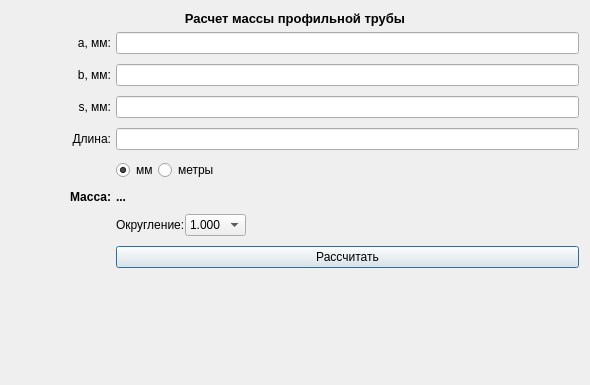
<?xml version="1.0" encoding="UTF-8"?>
<ui version="4.0">
 <class>Form</class>
 <widget class="QWidget" name="Form">
  <property name="geometry">
   <rect>
    <x>0</x>
    <y>0</y>
    <width>590</width>
    <height>385</height>
   </rect>
  </property>
  <property name="windowTitle">
   <string>Form</string>
  </property>
  <layout class="QGridLayout" name="gridLayout">
   <item row="2" column="1">
    <widget class="QLabel" name="Images">
     <property name="text">
      <string/>
     </property>
     <property name="pixmap">
      <pixmap>../../engineer_helper_appqt/data/images/profile_pipe.png</pixmap>
     </property>
    </widget>
   </item>
   <item row="2" column="2" rowspan="2">
    <layout class="QGridLayout" name="gridLayout_2">
     <property name="leftMargin">
      <number>0</number>
     </property>
     <property name="rightMargin">
      <number>0</number>
     </property>
     <property name="horizontalSpacing">
      <number>5</number>
     </property>
     <property name="verticalSpacing">
      <number>10</number>
     </property>
     <item row="6" column="1">
      <layout class="QHBoxLayout" name="horizontalLayout">
       <item>
        <widget class="QRadioButton" name="radio_millimeters">
         <property name="tabletTracking">
          <bool>false</bool>
         </property>
         <property name="text">
          <string>мм</string>
         </property>
         <property name="checkable">
          <bool>true</bool>
         </property>
         <property name="checked">
          <bool>true</bool>
         </property>
         <property name="autoRepeat">
          <bool>false</bool>
         </property>
        </widget>
       </item>
       <item>
        <widget class="QRadioButton" name="radio_meters">
         <property name="text">
          <string>метры</string>
         </property>
        </widget>
       </item>
       <item>
        <spacer name="horizontal_spacer">
         <property name="orientation">
          <enum>Qt::Horizontal</enum>
         </property>
         <property name="sizeHint" stdset="0">
          <size>
           <width>40</width>
           <height>20</height>
          </size>
         </property>
        </spacer>
       </item>
      </layout>
     </item>
     <item row="8" column="1">
      <layout class="QHBoxLayout" name="horizontalLayout_2">
       <item>
        <widget class="QLabel" name="label_6">
         <property name="text">
          <string>Округление:</string>
         </property>
        </widget>
       </item>
       <item>
        <widget class="QComboBox" name="selection_rounding">
         <item>
          <property name="text">
           <string>1.000</string>
          </property>
         </item>
         <item>
          <property name="text">
           <string>1.00</string>
          </property>
         </item>
         <item>
          <property name="text">
           <string>1.0</string>
          </property>
         </item>
         <item>
          <property name="text">
           <string>1</string>
          </property>
         </item>
        </widget>
       </item>
       <item>
        <spacer name="horizontal_spacer_2">
         <property name="orientation">
          <enum>Qt::Horizontal</enum>
         </property>
         <property name="sizeHint" stdset="0">
          <size>
           <width>20</width>
           <height>20</height>
          </size>
         </property>
        </spacer>
       </item>
      </layout>
     </item>
     <item row="7" column="1">
      <widget class="QLabel" name="result_field">
       <property name="font">
        <font>
         <pointsize>9</pointsize>
         <weight>75</weight>
         <bold>true</bold>
        </font>
       </property>
       <property name="text">
        <string>...</string>
       </property>
       <property name="textFormat">
        <enum>Qt::AutoText</enum>
       </property>
      </widget>
     </item>
     <item row="0" column="0">
      <widget class="QLabel" name="label_2">
       <property name="text">
        <string>а, мм:</string>
       </property>
       <property name="alignment">
        <set>Qt::AlignRight|Qt::AlignTrailing|Qt::AlignVCenter</set>
       </property>
      </widget>
     </item>
     <item row="2" column="0">
      <widget class="QLabel" name="label_3">
       <property name="text">
        <string>s, мм:</string>
       </property>
       <property name="alignment">
        <set>Qt::AlignRight|Qt::AlignTrailing|Qt::AlignVCenter</set>
       </property>
      </widget>
     </item>
     <item row="9" column="1">
      <widget class="QPushButton" name="button_calculate">
       <property name="text">
        <string>Рассчитать</string>
       </property>
       <property name="autoDefault">
        <bool>true</bool>
       </property>
       <property name="default">
        <bool>true</bool>
       </property>
      </widget>
     </item>
     <item row="7" column="0">
      <widget class="QLabel" name="label_5">
       <property name="font">
        <font>
         <pointsize>9</pointsize>
         <weight>75</weight>
         <bold>true</bold>
        </font>
       </property>
       <property name="text">
        <string>Масса:</string>
       </property>
       <property name="alignment">
        <set>Qt::AlignRight|Qt::AlignTrailing|Qt::AlignVCenter</set>
       </property>
      </widget>
     </item>
     <item row="4" column="1">
      <widget class="QLineEdit" name="input_field_length"/>
     </item>
     <item row="4" column="0">
      <widget class="QLabel" name="label_4">
       <property name="text">
        <string>Длина:</string>
       </property>
       <property name="alignment">
        <set>Qt::AlignRight|Qt::AlignTrailing|Qt::AlignVCenter</set>
       </property>
      </widget>
     </item>
     <item row="0" column="1">
      <widget class="QLineEdit" name="input_field_a">
       <property name="tabletTracking">
        <bool>true</bool>
       </property>
       <property name="focusPolicy">
        <enum>Qt::StrongFocus</enum>
       </property>
      </widget>
     </item>
     <item row="2" column="1">
      <widget class="QLineEdit" name="input_field_s"/>
     </item>
     <item row="1" column="1">
      <widget class="QLineEdit" name="input_field_b"/>
     </item>
     <item row="1" column="0">
      <widget class="QLabel" name="label_12">
       <property name="text">
        <string>b, мм:</string>
       </property>
       <property name="alignment">
        <set>Qt::AlignRight|Qt::AlignTrailing|Qt::AlignVCenter</set>
       </property>
      </widget>
     </item>
    </layout>
   </item>
   <item row="4" column="2">
    <spacer name="vertical_spacer">
     <property name="orientation">
      <enum>Qt::Vertical</enum>
     </property>
     <property name="sizeHint" stdset="0">
      <size>
       <width>20</width>
       <height>40</height>
      </size>
     </property>
    </spacer>
   </item>
   <item row="0" column="0" colspan="3">
    <widget class="QLabel" name="label">
     <property name="enabled">
      <bool>true</bool>
     </property>
     <property name="font">
      <font>
       <pointsize>10</pointsize>
       <weight>75</weight>
       <bold>true</bold>
      </font>
     </property>
     <property name="layoutDirection">
      <enum>Qt::LeftToRight</enum>
     </property>
     <property name="text">
      <string>Расчет массы профильной трубы</string>
     </property>
     <property name="alignment">
      <set>Qt::AlignCenter</set>
     </property>
     <property name="margin">
      <number>6</number>
     </property>
    </widget>
   </item>
   <item row="2" column="0">
    <spacer name="horizontal_spacer_4">
     <property name="orientation">
      <enum>Qt::Horizontal</enum>
     </property>
     <property name="sizeType">
      <enum>QSizePolicy::Minimum</enum>
     </property>
     <property name="sizeHint" stdset="0">
      <size>
       <width>40</width>
       <height>20</height>
      </size>
     </property>
    </spacer>
   </item>
  </layout>
 </widget>
 <tabstops>
  <tabstop>input_field_a</tabstop>
  <tabstop>input_field_b</tabstop>
  <tabstop>input_field_s</tabstop>
  <tabstop>input_field_length</tabstop>
  <tabstop>radio_millimeters</tabstop>
  <tabstop>radio_meters</tabstop>
  <tabstop>selection_rounding</tabstop>
  <tabstop>button_calculate</tabstop>
 </tabstops>
 <resources/>
 <connections/>
</ui>
